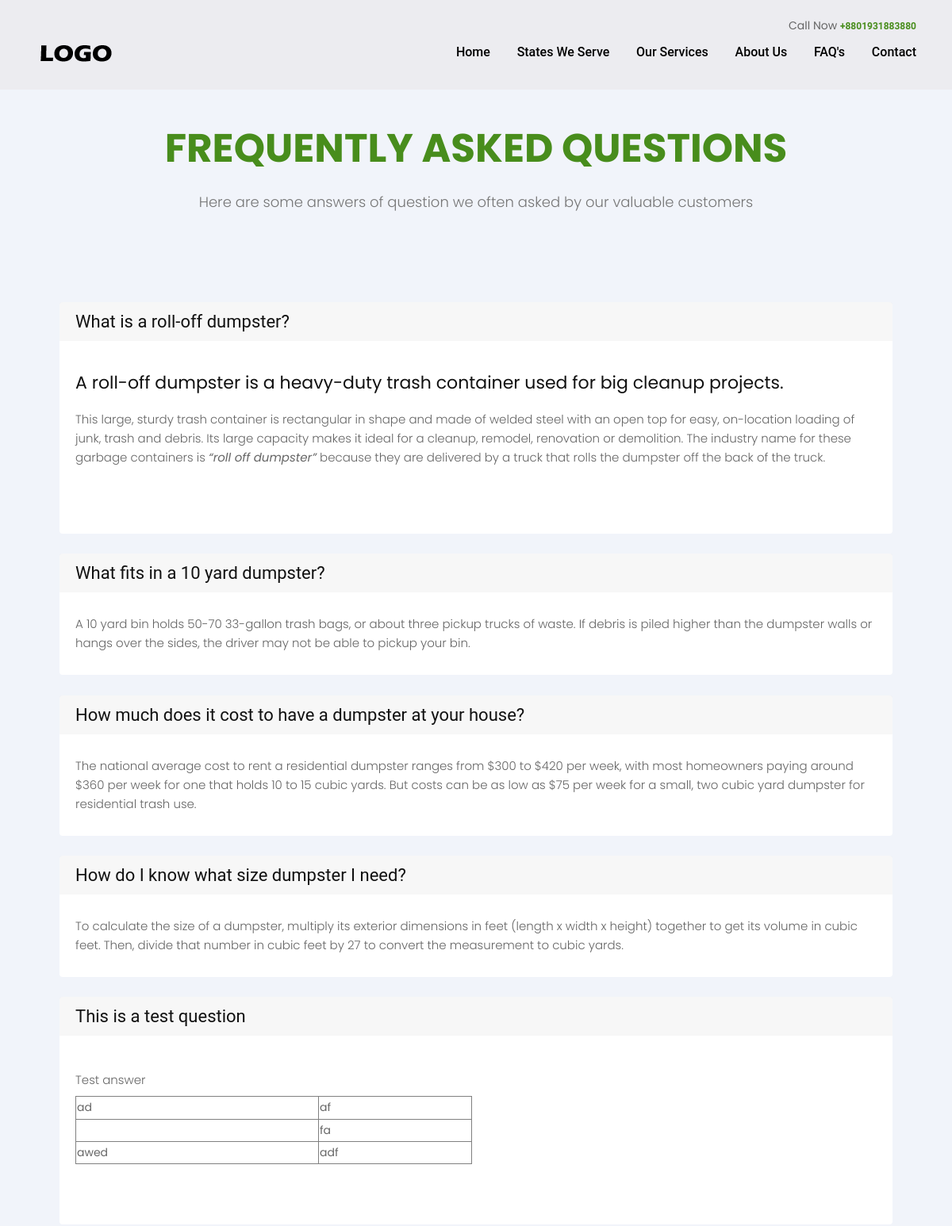
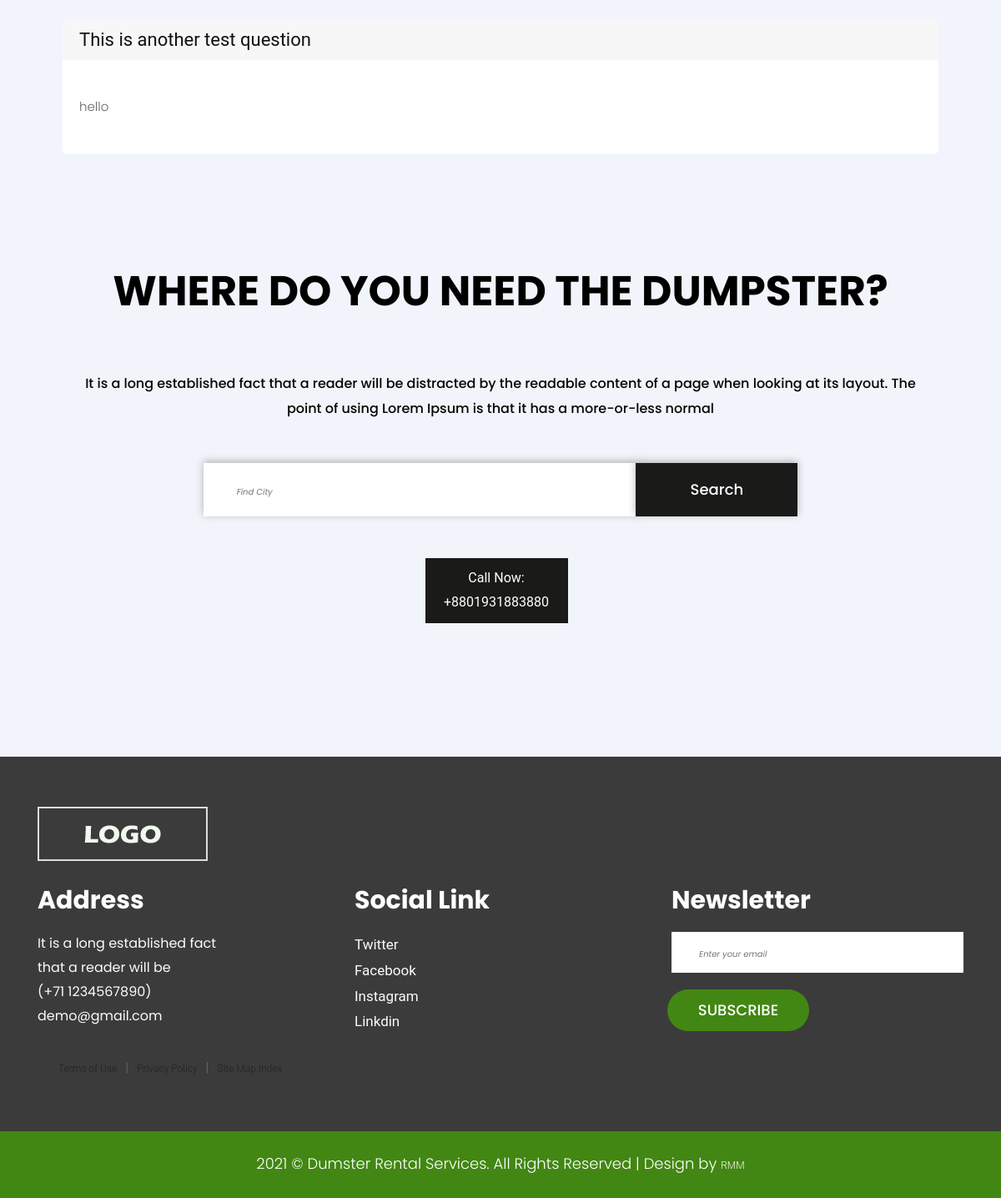
The page /faqs/ on the database its author committed (2 pictures, top to bottom).
### pages/models.py (models this page shows, shortened)
class Faq(models.Model):
    question    = models.CharField(max_length=500)
    author      = models.ForeignKey(
            'auth.user',
            on_delete=models.CASCADE,
    )
    answer      = RichTextField(blank=True, null=True)

### pages/views.py (the view)
# urls.py: path('faqs/', FAQPageView.as_view(), name='faqs'),
class FAQPageView(ListView):
    model = Faq
    template_name = 'faqs.html'

### templates/faqs.html
{% extends 'base.html' %}
{% block content %}
<div>
  <div class="container py-5 mt-5">
    <div class="container ">
      <div class="row">
        <div class="col-md-12">
          <div class="titlepage">
            <h2> <strong class="llow">Frequently Asked Questions</strong> </h2>
            <br>
            <p class="lead">Here are some answers of question we often asked by our valuable customers</p>
            <br><br>
          </div>
        </div>
      </div>
      {% for faq in object_list %}
      <div class="container">
        <div class="card border-0">
          <a class="states" href=" {% url 'faq_detail' faq.pk %}">
            <h2 class="card-header border-0">{{ faq.question }} </h2>
          </a>
          <div class="card-body">
            <p class="card-text">{{ faq.answer|safe }}</p>
          </div>
        </div>
        <br>
      </div>
      {% endfor %}
    </div>
  </div>
  {% include "_search.html" %}
</div>
{% endblock content %}

### templates/base.html (shortened to what this page needs)
{% load static %}
<!doctype html>
<html lang="en">
<head>
  <link rel="stylesheet" href="{% static 'css/base.css' %}">
  <link rel="stylesheet" href="https://cdn.jsdelivr.net/npm/bootstrap@4.6.0/dist/css/bootstrap.min.css">
  <link rel="stylesheet" href="https://maxcdn.bootstrapcdn.com/font-awesome/4.7.0/css/font-awesome.min.css">
  <link rel="stylesheet" href="https://maxcdn.bootstrapcdn.com/font-awesome/4.7.0/css/font-awesome.min.css">
  <link rel="stylesheet" href="{% static 'css/bootstrap.min.css' %}">
  <link rel="stylesheet" href="{% static 'css/style.css' %}">
  <link rel="stylesheet" href="{% static 'css/responsive.css' %}">
  <link rel="stylesheet" href="{% static 'css/jquery.mCustomScrollbar.min.css' %}">
  <link rel="stylesheet" href="https://netdna.bootstrapcdn.com/font-awesome/4.0.3/css/font-awesome.css">
  <link rel="stylesheet" href="https://cdnjs.cloudflare.com/ajax/libs/fancybox/2.1.5/jquery.fancybox.min.css" media="screen">
</head>
<body class="main-layout">
  <header>
    {% include "_nav.html" %}
  </header>
  <section>
    {% block content %}
    {% endblock content %}
  </section>
  {% include "_footer.html" %}
</body>
</html>

### templates/_nav.html
{% load static %}
    <div class="header-top">
      <div class="header fixed-top">
        <div class="container-fluid">
          <div class="row">
            <div class="col-xl-12 col-lg-12 col-md-12 col-sm-11">
              <div class=" float-right">
                <li>Call Now <a href="tel:+8801931883880"> <strong class="llow">+8801931883880</strong></a> </li>
              </div>
            </div>
          </div>
          <div class="row" >
            <div class="col-xl-2 col-lg-4 col-md-4 col-sm-3 col logo_section">
              <div class="full">
                <div class="center-desk">
                  <div class="logo">
                    <a href="{% url 'index' %}"><img src="{% static 'images/logo.png' %}" alt="#" /></a>
                  </div>
                </div>
              </div>
            </div>
            <div class="col-xl-10 col-lg-8 col-md-8 col-sm-9">
              <div class="menu-area">
                <div class="limit-box">
                  <nav class="main-menu ">
                    <ul class="menu-area-main">
                      <li class=" "> <a href="{% url 'home' %}">Home</a> </li>
                      <li> <a href="{% url 'state_list' %}">States We Serve</a> </li>
                      <li> <a href="{% url 'services' %}">Our Services</a> </li>
                      <li> <a href="{% url 'about' %}">About Us</a> </li>
                      <li> <a href="{% url 'faqs' %}">FAQ's</a> </li>
                      <li> <a href="{% url 'contact' %}">Contact</a> </li>
                    </ul>
                  </nav>
                </div>
              </div>
            </div>
          </div>
        </div>
      </div>
    </div>

### templates/_search.html
{% load static %}
{% block content %}
<section>
  <div class="container padding_dd">
    <div class="row">
      <div class="col-xl-12 col-lg-12 col-md-12 col-sm-12">
        <div class="text-cen">
          <div class="titlepage">
            <h2>Where do you <strong class="llow"></strong>need the dumpster?</h2>
          </div>
          <p>It is a long established fact that a reader will be distracted
            by the readable content of a page when looking at its layout.
            The point of using Lorem Ipsum is that it has a more-or-less normal
          </p>
          <form class="Vegetable" action="{% url 'search_result' %}" method="get">
            <input class="Vegetable_fom" placeholder="Find City" type="text" name="q">
            <button class="Search_btn">Search</button>
          </form>
          <a href="tel:+8801931883880">Call Now: +8801931883880</a>
        </div>
      </div>
    </div>
  </div>
</section>
{% endblock content %}

### templates/_footer.html
{% load static %}
  <footr>
    <div class="footer ">
      <div class="container">
        <div class="row">
          <div class="col-md-12">
            <a href="#" class="logo_footer"> <img src="{% static 'images/logo2.png' %}" alt="#" /></a>
          </div>
          <div class="col-xl-12 col-lg-12 col-md-12 col-sm-12 ">
            <div class="row">
              <div class="col-xl-4 col-lg-4 col-md-6 col-sm-6 ">
                <div class="address">
                  <h3>Address </h3>
                  <ul class="loca">
                    <li>
                      <a href="#"></a>It is a long established fact
                      <br>that a reader will be
                    </li>
                    <li>
                      <a href="#"></a>(+71 1234567890)
                    </li>
                    <li>
                      <a href="#"></a>demo@gmail.com
                    </li>
                  </ul>
                </div>
              </div>
              <div class="col-lg-4 col-md-6 col-sm-6">
                <div class="address">
                  <h3>Social Link</h3>
                  <ul class="Menu_footer">
                    <li class="active"> <a href="#">Twitter</a> </li>
                    <li><a href="#">Facebook</a> </li>
                    <li><a href="#">Instagram</a> </li>
                    <li><a href="#">Linkdin</a> </li>
                  </ul>
                </div>
              </div>
              <div class="col-lg-4 col-md-6 col-sm-6 ">
                <div class="address">
                  <h3>Newsletter</h3>
                  <form class="news">
                    <input class="newslatter" placeholder="Enter your email" type="text" name=" Enter your email">
                    <button class="submit">Subscribe</button>
                  </form>
                </div>
              </div>
            </div>
          </div>
        </div>
        <div class="container">
          <ul class="nav foo-mar-t-20">
            <li class="foo-mar-20">
              <p><a href="/terms_of_use">Terms of Use</a></p>
            </li>
            <p>|</p>
            <li class="foo-mar-20">
              <p><a href="/privacy_policy">Privacy Policy</a></p>
            </li>
            <p>|</p>
            <li class="foo-mar-20">
              <p><a href="/sitemap_index.xml">Site Map Index</a></p>
            </li>
          </ul>
        </div>
      </div>
      <div class="copyright">
        <div class="container">
          <p>2021 &copy; Dumster Rental Services. All Rights Reserved | Design by <a href="https://www.rubabyetmahmud.com/">RMM</a></p>
        </div>
      </div>
    </div>
  </footr>

### static/css/base.css (style rules this page uses)
.states { text-decoration: none; color: black; font-family: 'Roboto', sans-serif; }
body { font-family: 'Signika', sans-serif; }
footer p, a { font-size: 12px; font-family: 'Roboto', sans-serif; }
::placeholder { font-size: 10px; padding-left: 10px; font-style: italic; }
.foo-mar-20 { margin-left: 10px; margin-right: 10px; }
.foo-mar-t-20 { margin-top: 20px }
section { padding-top: 4rem; padding-bottom: 5rem; background-color: #f1f4fa; }
h2 { margin-top: 0.5rem; margin-bottom: 0.5rem; }
p { padding-top: 0.5rem; padding-bottom: 0.5rem; line-height: 25px; }
body { background: #D9B280; font-family: "Roboto", sans-serif; }

### static/css/responsive.css (style rules this page uses)
@media (min-width: 1200px) and (max-width: 1500px) { .logo { padding-bottom: 6px; margin-top: 0px; } }

### rows shown on the page
Faq: question "What is a roll-off dumpster?", answer "A roll-off dumpster is a heavy-duty trash container used for big cleanup projects. This large, sturdy trash container is rectangular in shape and made of welded steel with an open top for easy, on-location loading of junk, trash and debris. Its large capacity makes it ideal for a cleanup, remodel, renovation or demolition. The industry name for these garbage containers is “roll off dumpster” because they are delivered by a truck that rolls the dumpster off the back of the truck."
Faq: question "What fits in a 10 yard dumpster?", answer "A 10 yard bin holds 50-70 33-gallon trash bags, or about three pickup trucks of waste. If debris is piled higher than the dumpster walls or hangs over the sides, the driver may not be able to pickup your bin."
Faq: question "How much does it cost to have a dumpster at your house?", answer "The national average cost to rent a residential dumpster ranges from $300 to $420 per week, with most homeowners paying around $360 per week for one that holds 10 to 15 cubic yards. But costs can be as low as $75 per week for a small, two cubic yard dumpster for residential trash use."
Faq: question "How do I know what size dumpster I need?", answer "To calculate the size of a dumpster, multiply its exterior dimensions in feet (length x width x height) together to get its volume in cubic feet. Then, divide that number in cubic feet by 27 to convert the measurement to cubic yards."
Faq: question "This is a test question", answer "Test answer ad af fa awed adf"
Faq: question "This is another test question", answer "hello"
